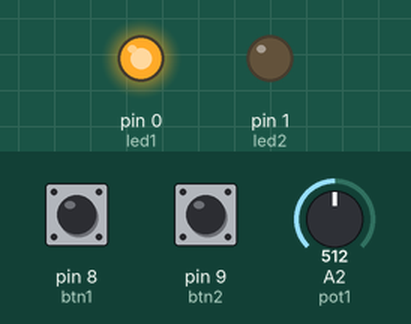
The sketch below on a simulated Arduino Uno, built with avr-gcc and run on an emulated ATmega328P. Shown: output pins drawn as LEDs (lit = HIGH). The test bench sets the inputs (shaded band); at power-on: pin 8 (btn1) HIGH, pin 9 (btn2) HIGH, A2 (pot1) = 512.

Above: at 0.1 s.
At 0.6 s:
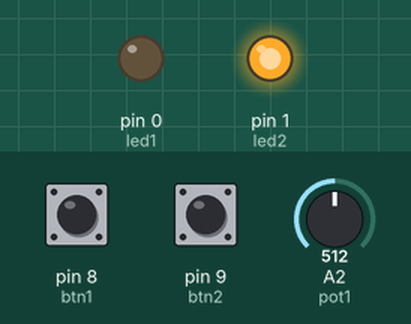
At 1.1 s:
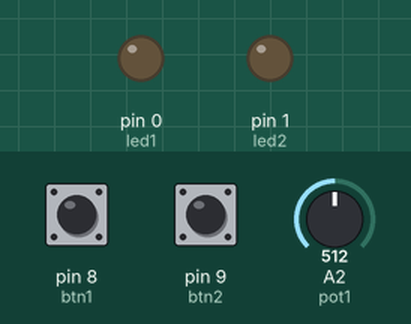
Timing chart, 0 to 2.6 s (numbered marks = the images above):
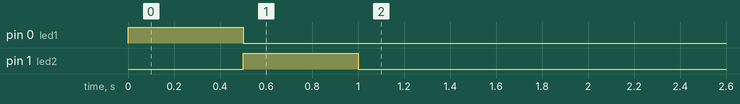

The sketch:

ATTiny_LFO.ino
```cpp
/*
     Dual MCP4725 12-bit DACs
     Generating low frequency waveforms
     Uses ATTiny 1604
     Uses Adafruit MCP4725 library
     Uses Bounce2 library https://github.com/thomasfredericks/Bounce2

youtube.com/@GadgetReboot
*/

#include <Wire.h>
#include <Bounce2.h>
#include <Adafruit_MCP4725.h>

// create objects to access the LFO dacs
Adafruit_MCP4725 LFO1;
Adafruit_MCP4725 LFO2;

// button debouncers
Bounce button1 = Bounce();
Bounce button2 = Bounce();

// button and led pins assigned to Arduino digital pin numbers by mapping chip port pins from
// https://github.com/SpenceKonde/megaTinyCore/blob/master/megaavr/extras/ATtiny_x04.md
const byte btn1 = 8;
const byte btn2 = 9;
const byte led1 = 0;
const byte led2 = 1;
const byte pot1 = 2;
const byte pot2 = 3;

// sine waveform data table
const PROGMEM uint16_t sine_data[256] = {
  2048, 2098, 2148, 2198, 2248, 2298, 2348, 2398,
  2447, 2496, 2545, 2594, 2642, 2690, 2737, 2784,
  2831, 2877, 2923, 2968, 3013, 3057, 3100, 3143,
  3185, 3226, 3267, 3307, 3346, 3385, 3423, 3459,
  3495, 3530, 3565, 3598, 3630, 3662, 3692, 3722,
  3750, 3777, 3804, 3829, 3853, 3876, 3898, 3919,
  3939, 3958, 3975, 3992, 4007, 4021, 4034, 4045,
  4056, 4065, 4073, 4080, 4085, 4089, 4093, 4094,
  4095, 4094, 4093, 4089, 4085, 4080, 4073, 4065,
  4056, 4045, 4034, 4021, 4007, 3992, 3975, 3958,
  3939, 3919, 3898, 3876, 3853, 3829, 3804, 3777,
  3750, 3722, 3692, 3662, 3630, 3598, 3565, 3530,
  3495, 3459, 3423, 3385, 3346, 3307, 3267, 3226,
  3185, 3143, 3100, 3057, 3013, 2968, 2923, 2877,
  2831, 2784, 2737, 2690, 2642, 2594, 2545, 2496,
  2447, 2398, 2348, 2298, 2248, 2198, 2148, 2098,
  2048, 1997, 1947, 1897, 1847, 1797, 1747, 1697,
  1648, 1599, 1550, 1501, 1453, 1405, 1358, 1311,
  1264, 1218, 1172, 1127, 1082, 1038, 995, 952,
  910, 869, 828, 788, 749, 710, 672, 636,
  600, 565, 530, 497, 465, 433, 403, 373,
  345, 318, 291, 266, 242, 219, 197, 176,
  156, 137, 120, 103, 88, 74, 61, 50,
  39, 30, 22, 15, 10, 6, 2, 1,
  0, 1, 2, 6, 10, 15, 22, 30,
  39, 50, 61, 74, 88, 103, 120, 137,
  156, 176, 197, 219, 242, 266, 291, 318,
  345, 373, 403, 433, 465, 497, 530, 565,
  600, 636, 672, 710, 749, 788, 828, 869,
  910, 952, 995, 1038, 1082, 1127, 1172, 1218,
  1264, 1311, 1358, 1405, 1453, 1501, 1550, 1599,
  1648, 1697, 1747, 1797, 1847, 1897, 1947, 1997
};

// triangle waveform data table
// generated using https://www.daycounter.com/Calculators/Triangle-Wave-Generator-Calculator.phtml
const PROGMEM int16_t triangle_data[256] = {
  32, 64, 96, 128, 160, 192, 224, 256,
  288, 320, 352, 384, 416, 448, 480, 512,
  544, 576, 608, 640, 672, 704, 736, 768,
  800, 832, 864, 896, 928, 960, 992, 1024,
  1056, 1088, 1120, 1152, 1184, 1216, 1248, 1280,
  1312, 1344, 1376, 1408, 1440, 1472, 1504, 1536,
  1568, 1600, 1632, 1664, 1696, 1728, 1760, 1792,
  1824, 1856, 1888, 1920, 1952, 1984, 2016, 2048,
  2079, 2111, 2143, 2175, 2207, 2239, 2271, 2303,
  2335, 2367, 2399, 2431, 2463, 2495, 2527, 2559,
  2591, 2623, 2655, 2687, 2719, 2751, 2783, 2815,
  2847, 2879, 2911, 2943, 2975, 3007, 3039, 3071,
  3103, 3135, 3167, 3199, 3231, 3263, 3295, 3327,
  3359, 3391, 3423, 3455, 3487, 3519, 3551, 3583,
  3615, 3647, 3679, 3711, 3743, 3775, 3807, 3839,
  3871, 3903, 3935, 3967, 3999, 4031, 4063, 4095,
  4063, 4031, 3999, 3967, 3935, 3903, 3871, 3839,
  3807, 3775, 3743, 3711, 3679, 3647, 3615, 3583,
  3551, 3519, 3487, 3455, 3423, 3391, 3359, 3327,
  3295, 3263, 3231, 3199, 3167, 3135, 3103, 3071,
  3039, 3007, 2975, 2943, 2911, 2879, 2847, 2815,
  2783, 2751, 2719, 2687, 2655, 2623, 2591, 2559,
  2527, 2495, 2463, 2431, 2399, 2367, 2335, 2303,
  2271, 2239, 2207, 2175, 2143, 2111, 2079, 2048,
  2016, 1984, 1952, 1920, 1888, 1856, 1824, 1792,
  1760, 1728, 1696, 1664, 1632, 1600, 1568, 1536,
  1504, 1472, 1440, 1408, 1376, 1344, 1312, 1280,
  1248, 1216, 1184, 1152, 1120, 1088, 1056, 1024,
  992, 960, 928, 896, 864, 832, 800, 768,
  736, 704, 672, 640, 608, 576, 544, 512,
  480, 448, 416, 384, 352, 320, 288, 256,
  224, 192, 160, 128, 96, 64, 32, 0
};


void setup(void) {

  // For MCP4725A0 the address is 0x60 or 0x61
  LFO1.begin(0x60);
  LFO2.begin(0x61);

  pinMode(btn1, INPUT_PULLUP);  // button input pin
  pinMode(btn2, INPUT_PULLUP);  // button input pin
  pinMode(led1, OUTPUT);        // LED1
  pinMode(led2, OUTPUT);        // LED2

  button1.attach(btn1);  // button debouncer
  button1.interval(30);  // interval in ms
  button2.attach(btn2);  // button debouncer
  button2.interval(30);  // interval in ms

  // test blink LEDs on power up
  digitalWrite(led1, HIGH);
  delay(500);
  digitalWrite(led1, LOW);

  digitalWrite(led2, HIGH);
  delay(500);
  digitalWrite(led2, LOW);
}

void loop(void) {

  for (int i = 0; i < 256; i++) {
    // write next data sample to each DAC to generate waveforms
    LFO1.setVoltage(pgm_read_word(&(sine_data[i])), false);
    LFO2.setVoltage(pgm_read_word(&(triangle_data[i])), false);
    /*
    // process button presses
    button1.update();
    if (button1.fell()) {  // if button was pressed
      digitalWrite(led1, HIGH);
      delay(10);
      digitalWrite(led1, LOW);
    }

    button2.update();
    if (button2.fell()) {  // if button was pressed
      digitalWrite(led2, HIGH);
      delay(10);
      digitalWrite(led2, LOW);
    }
*/

    // control the rate of sample writing on the DACs to set the waveform frequency
    int delayTime = analogRead(pot1);
    delayTime = map(delayTime, 0, 1023, 20000, 0);  // map pot voltage on ADC to a uS delay so that ccw to cw is a low to high frequency waveform
    delayMicroseconds(delayTime);

    // make LED brightness follow the waveform frequency by using pwm brightness control
    if (i < 128)
      analogWrite(led1, map(i, 0, 256, 0, 64));  // ramp brightness up for first half of wave cycle
    else
      analogWrite(led1, map(i, 0, 256, 64, 0));  // ramp brightness down for second half of wave cycle
  }
}
```
